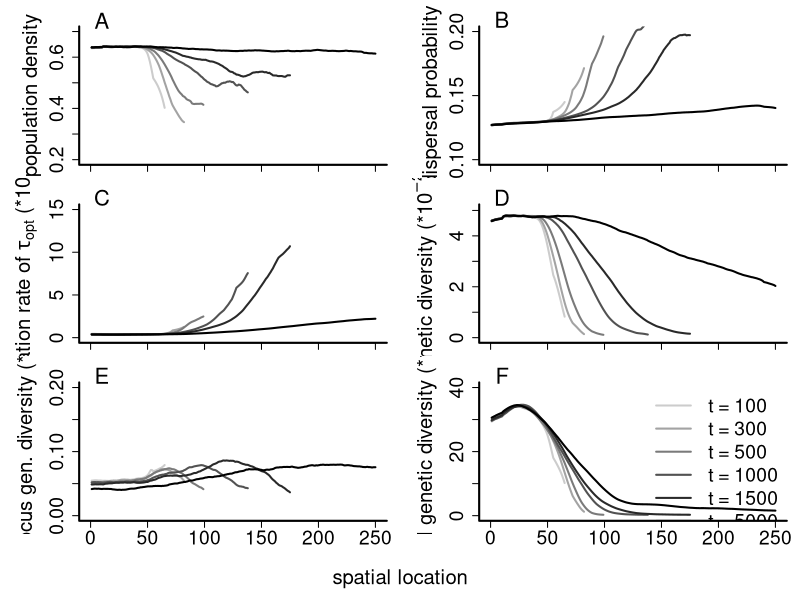

Generate this figure with R:
require(caTools)

dens <- as.matrix(read.table("processed_results/dens.txt"))
disp <- as.matrix(read.table("processed_results/disp.txt"))
evol <- as.matrix(read.table("processed_results/evol.txt"))
div  <- as.matrix(read.table("processed_results/div.txt"))
neut_div  <- as.matrix(read.table("processed_results/neut_div.txt"))
disp_div <- as.matrix(read.table("processed_results/disp_div.txt"))
cnts <- as.matrix(read.table("processed_results/cnts.txt"))

# figure 5

x11(width=7.5,height=10)

wd <- 20

ts <- c(1,3,5,10,15,50)
cols <- gray(seq(0.8,0,len=length(ts)))
cntbreak <- 10

par(mfrow=c(3,2),bty="l",mar=c(1,6,2,1),oma=c(5,0,0,0),lwd=2,cex.axis=1.75,cex.lab=1.85)

plot(1,1,type="n",xlab="",ylab="population density",xlim=c(0,250),ylim=c(.2,.7),xaxt="n")
axis(side=1,labels=F)

for (t in 1:length(ts)) {
	m <- as.numeric(dens[ts[t],][which(cnts[ts[t],]>=cntbreak)])

	lines(runmean(m,wd),col=cols[t])
}
text(10,par("usr")[[4]]*1.03,"A",xpd=T,cex=2)

plot(1,1,type="n",xlab="",ylab="dispersal probability",xlim=c(0,250),ylim=c(.1,.2),xaxt="n",yaxt="n")
axis(side=2,at=c(0.1,0.15,0.2))
axis(side=1,labels=F)

for (t in 1:length(ts)) {
	m <- as.numeric(disp[ts[t],][which(cnts[ts[t],]>=cntbreak)])

	lines(runmean(m,wd),col=cols[t])
}
text(10,par("usr")[[4]]*1.025,"B",xpd=T,cex=2)


plot(1,1,type="n",xlab="",ylab=expression(paste("mutation rate of ",tau[opt]," (*",10^-4,")",sep="")),
     xlim=c(0,250),ylim=c(0.00,15),xaxt="n",yaxt="n")
axis(side=1,labels=F)
axis(side=2,at=c(0,5,10,15,20))

for (t in 1:length(ts)) {
	m <- as.numeric(evol[ts[t],][which(cnts[ts[t],]>=cntbreak)])
  x <- 10000*10^-m
  if (length(which(x==10000))>0) {x <- x[-which(x==10000)]}

	lines(runmean(x,wd),col=cols[t])
}
text(10,par("usr")[[4]]*1.05,"C",xpd=T,cex=2)

plot(1,1,type="n",xlab="",ylab=expression(paste("genetic diversity (*",10^-2,")",sep="")),
     xlim=c(0,250),ylim=range(100*div,na.rm=T),xaxt="n")
axis(side=1,labels=F)

for (t in 1:length(ts)) {
	m <- as.numeric(div[ts[t],][which(cnts[ts[t],]>=cntbreak)])

	lines(runmean(100*m,wd),col=cols[t])
}
text(10,par("usr")[[4]]*1.05,"D",xpd=T,cex=2)

plot(1,1,type="n",xlab="",ylab=expression(paste("disp. locus gen. diversity (*",10^-2,")",sep="")),
     xlim=c(0,250),ylim=c(0.0,0.2))

for (t in 1:length(ts)) {
  m <- as.numeric(disp_div[ts[t],][which(cnts[ts[t],]>=cntbreak)])

  lines(runmean(100*m,wd),col=cols[t])
}
text(10,par("usr")[[4]]*1.05,"E",xpd=T,cex=2)

plot(1,1,type="n",xlab="",ylab=expression(paste("neutral genetic diversity (*",10^-2,")",sep="")),
     xlim=c(0,250),ylim=c(0,40))

for (t in 1:length(ts)) {
	m <- as.numeric(neut_div[ts[t],][which(cnts[ts[t],]>=cntbreak)])

	lines(runmean(100*m,wd),col=cols[t])
}
text(10,par("usr")[[4]]*1.05,"F",xpd=T,cex=2)
legend("topright",bty="n",lwd=2,col=cols,c("t = 100", "t = 300", "t = 500", "t = 1000", "t = 1500", "t = 5000"),cex=1.75)

#plot(1,1,type="n",xlab="",ylab="",xaxt="n",yaxt="n",bty="n")

title(xlab="spatial location",outer=T)

dev.copy2eps(file="figure_S4.eps",title="Cobben & Kubisch - Figure S4")
